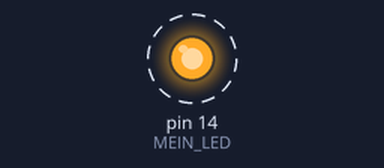
This sketch was run on a simulated Arduino Uno, built with avr-gcc and run on an emulated ATmega328P. On the bench: output pins drawn as LEDs (lit = HIGH). Dashed ring = blinking.

Above: at 0.2 s.
Timing chart, 0 to 3.0 s (numbered marks = the images above):
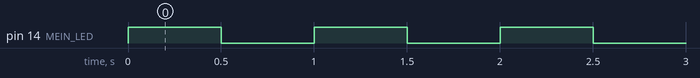

Measured:
- by itself, pin 14 (MEIN_LED): alternates HIGH for 0.50 s and LOW for 0.50 s

The sketch:

example02.ino
```cpp
// make LED on the board blink

#define  MEIN_LED  14
void setup() {
  // put your setup code here, to run once:
  pinMode(MEIN_LED, OUTPUT);

}

void loop() {
  // put your main code here, to run repeatedly:

  // 0 - no current
  // 1024 - maximum current

  analogWrite(MEIN_LED, 1024);
  delay(500);
  analogWrite(MEIN_LED, 0);
  delay(500);
}
```
